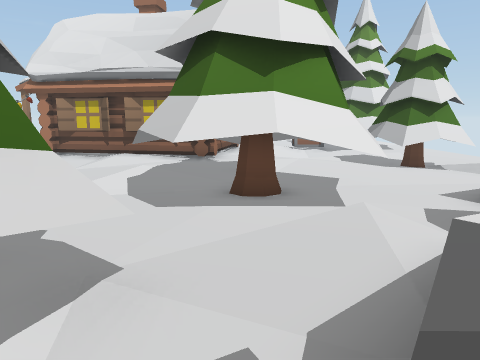
View 1 (above)

24 first-person views from a walk through a 3-D level made in the Unity game engine. The camera is 1.4 m above the floor, tilts 10° down and sees 70° across. The floor is counted in squares, 1 m on a side. Each view is taken from the middle of a square. On the plan, view 1 faces up. The plan holds only what a view shows up to about 15 squares ahead; the rest is blank. The place goes on beyond the plan. Some animated figures are left out.

View 2
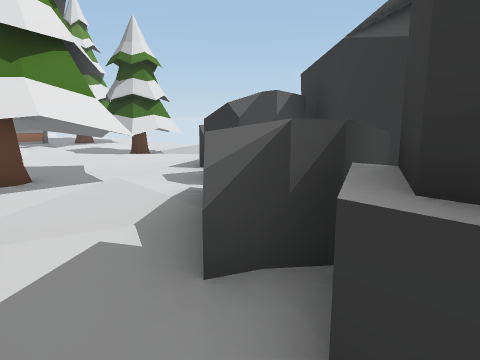

View 3
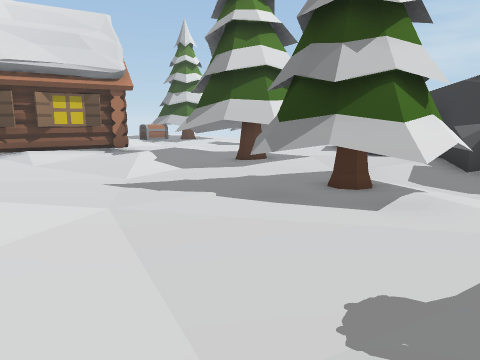

View 4
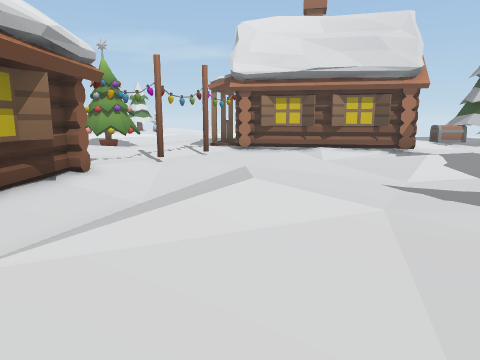

View 5
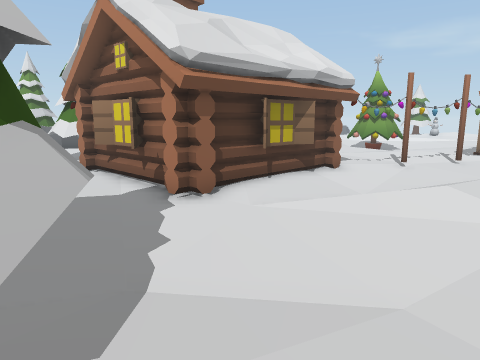

View 6
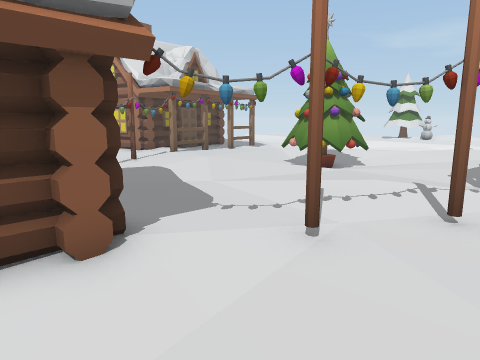

View 7
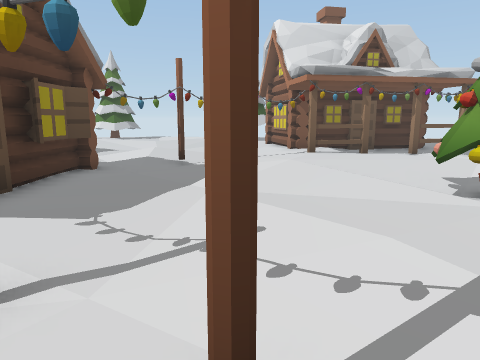

View 8
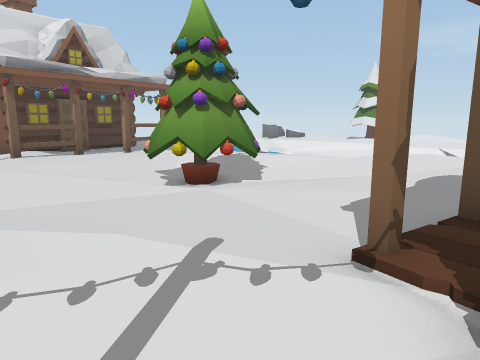

View 9
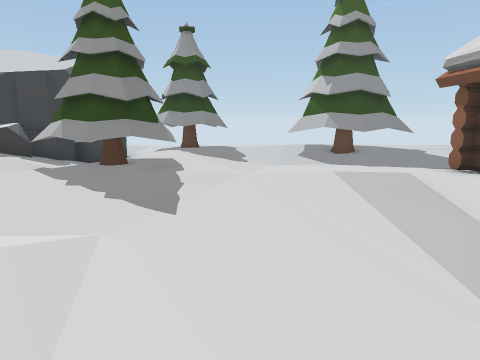

View 10
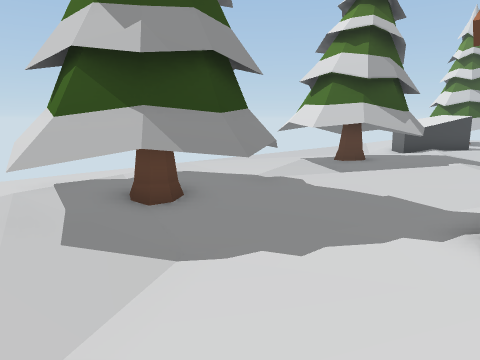

View 11
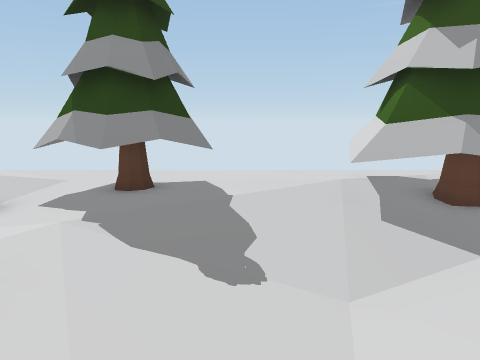

View 12
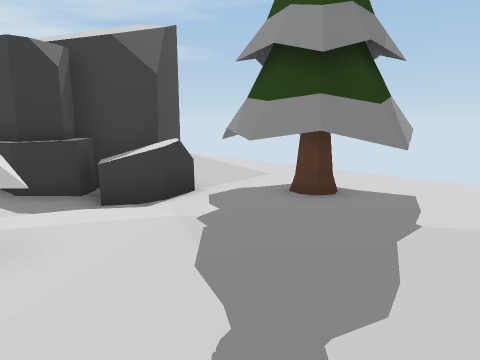

View 13
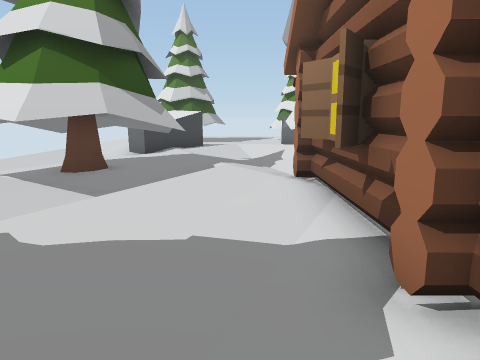

View 14
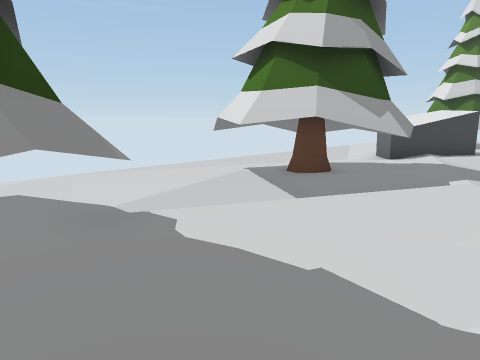

View 15
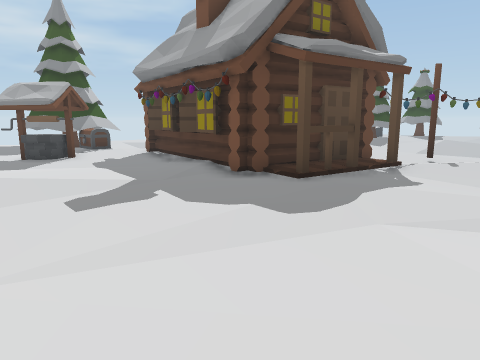

View 16
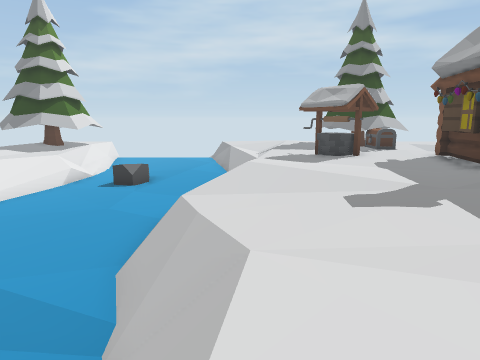

View 17
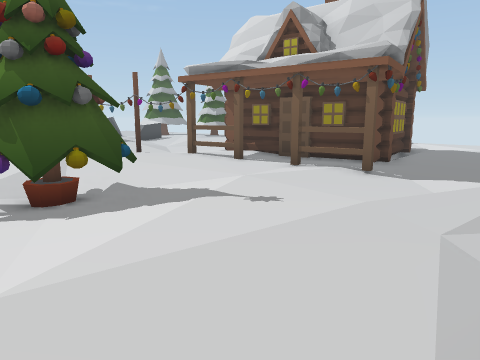

View 18
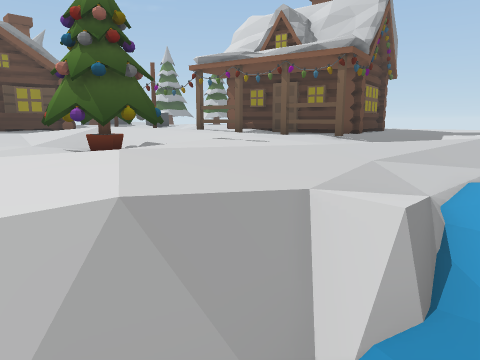

View 19
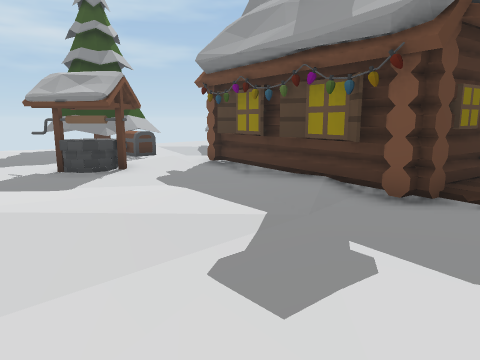

View 20
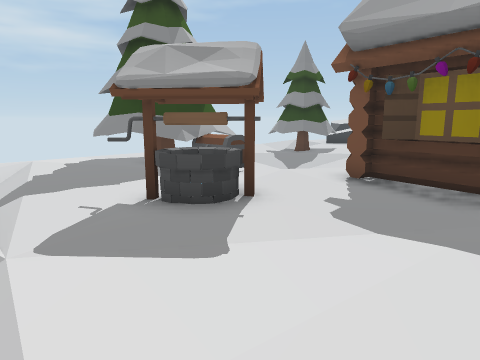

View 21
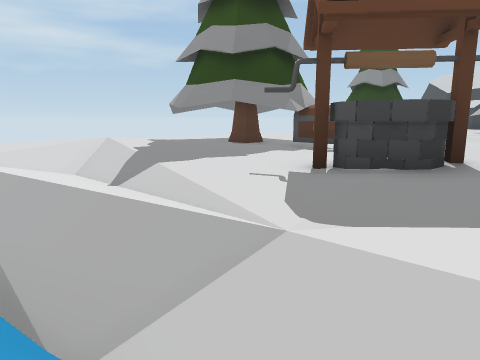

View 22
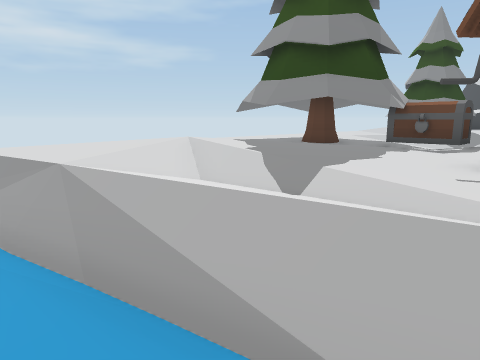

View 23
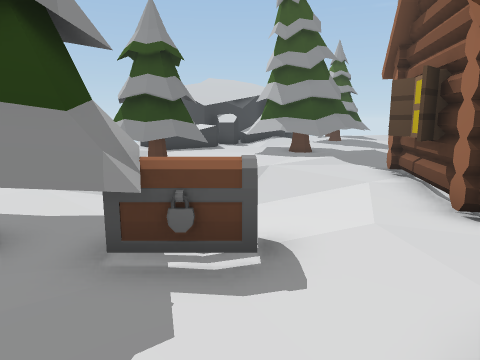

View 24
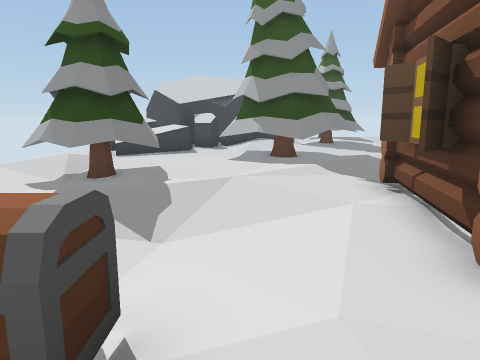

### Floor plan
Key: @ floor where view 1 was taken; # wall or solid block; x gap in a wall; . main floor; : floor 0.25 m higher than the main floor; - floor 0.25 m lower than the main floor; _ floor 0.5 m lower than the main floor; < floor 0.75 m lower than the main floor; + floor 1 m higher than the main floor; ( floor 1 m lower than the main floor; ! floor 1.25 m lower than the main floor; / step, stairs or slope; = window, fence, low wall or low ledge; ^ raised ledge; v drop or lower ground; H house; T tree; O other object.
Columns run from 23 left of view 1 to 9 right of it. Each row starts with its distance up from view 1.
 27         !!( <((////(((((<<<(
 26    ///!/////////////  /(<<//<__-/
 25 ///////////////.---.////////.....
 24 //////////.......-.......///-...
 23 --/.//.../.......-..........//..
 22 .---....................##......
 21 .H/..................-.###...T...
 20 .H.....................#=...TTTT.
 19 .H.....TTT-.....HH..-.....OOTTTTT
 18 ...../TTTT-...H/H###HHH...OOTTTT.
 17 H.H.::/TTT....H ##    #H./--TTTT.
 16 H.H.:://T...../H#     #H//-- TT .
 15 H.H::://......HH      H.//_///...
 14 H..:::::/...:..HHH##  #..-//.....
 13 ....::::...::.....HHHHH.../.T....
 12   ....::......#............TTTT.
 11   ..#......................TTTT.
 10   /.........#.........:.....TTT/.
  9   :: ........--..--/::.TT...../:.
  8   ...HHHHHHH---/.--..TTTTT..../:.
  7 ....       H--//..---TTTTTT..//
  6 ..         H-_//...-.TTTTT..O
  5            H-////.....TTTT =x
  4            H-//::.........^
  3   T        H./.....TTTT::/^^#
  2 .TTT  H####H.......TTTT::= ##
  1 .----H.H.H-H---....TTTT/=+v#
  0 ---/......-------..:TT-@#v##
 -1 ./...TT....--T--...:./-####
 -2 ...TTTT /..TTTT...:T..^^#
 -3 ^=.TTT T..TTT#TT.:TTT.^^#
 -4 ^..TT#TT.. TTTTT::TTTT--##
 -5 ---TTTTT...  TT::.TT ....#
 -6 -----TT....    ..........:
 -7 ..........................

Where each view was taken, in squares from view 1:
view 1: 0 up, 0 right, facing up
view 2: 1 down, 1 left, facing up-right
view 3: 1 down, 8 left, facing up-right
view 4: 1 down, 8 left, facing up
view 5: 3 down, 6 left, facing up-left
view 6: 6 up, 8 left, facing up-left
view 7: 12 up, 8 left, facing left
view 8: 12 up, 8 left, facing up-left
view 9: 11 up, 6 left, facing down
view 10: 2 up, 7 left, facing down-left
view 11: 3 up, 6 left, facing down
view 12: 1 up, 7 left, facing down-right
view 13: 0 up, 10 left, facing left
view 14: 1 up, 11 left, facing down-left
view 15: 25 up, 13 left, facing down-right
view 16: 25 up, 13 left, facing right
view 17: 25 up, 13 left, facing down-left
view 18: 27 up, 11 left, facing down-left
view 19: 25 up, 9 left, facing down-right
view 20: 25 up, 4 left, facing down-right
view 21: 26 up, 1 left, facing down-right
view 22: 27 up, 1 right, facing down-right
view 23: 22 up, 3 right, facing down
view 24: 20 up, 2 right, facing down
